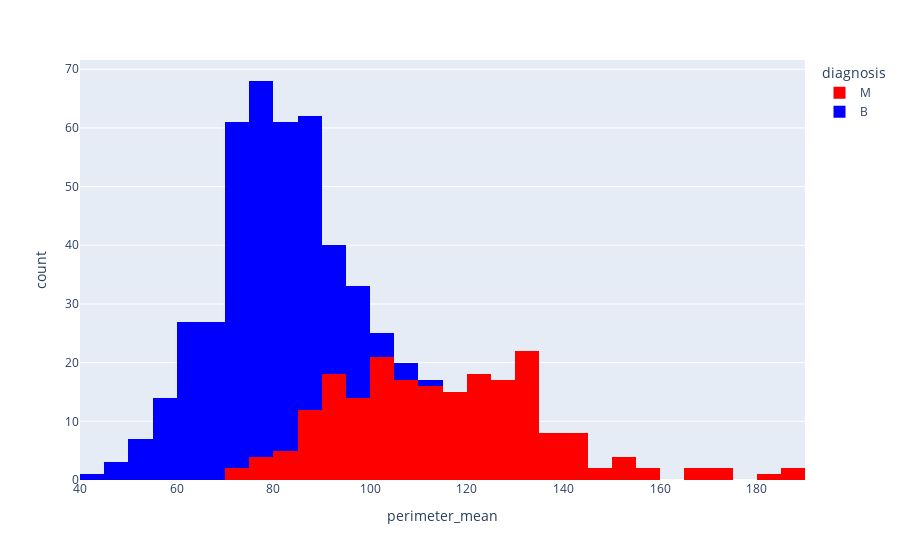

The notebook cell saved with this chart:
### Code cell
px.histogram(
    data_frame=df,
    x=df.perimeter_mean,
    color=df.diagnosis, 
    color_discrete_sequence=['red', 'blue']
)

### Figure 1 — Plotly figure (JSON) as saved in the notebook; plotly's stock layout.template omitted (floating-point values rounded to 4 significant figures; data arrays with more than 128 entries replaced by an {"elided": "..."} marker saying what was removed)
{"data": [{"alignmentgroup": "True", "bingroup": "x", "hovertemplate": "diagnosis=M<br>perimeter_mean=%{x}<br>count=%{y}<extra></extra>", "legendgroup": "M", "marker": {"color": "red", "pattern": {"shape": ""}}, "name": "M", "offsetgroup": "M", "orientation": "v", "showlegend": true, "type": "histogram", "x": {"elided": "212 float values"}, "xaxis": "x", "yaxis": "y"}, {"alignmentgroup": "True", "bingroup": "x", "hovertemplate": "diagnosis=B<br>perimeter_mean=%{x}<br>count=%{y}<extra></extra>", "legendgroup": "B", "marker": {"color": "blue", "pattern": {"shape": ""}}, "name": "B", "offsetgroup": "B", "orientation": "v", "showlegend": true, "type": "histogram", "x": {"elided": "357 float values"}, "xaxis": "x", "yaxis": "y"}], "layout": {"barmode": "relative", "legend": {"title": {"text": "diagnosis"}, "tracegroupgap": 0}, "margin": {"t": 60}, "xaxis": {"anchor": "y", "domain": [0, 1], "title": {"text": "perimeter_mean"}}, "yaxis": {"anchor": "x", "domain": [0, 1], "title": {"text": "count"}}}}
